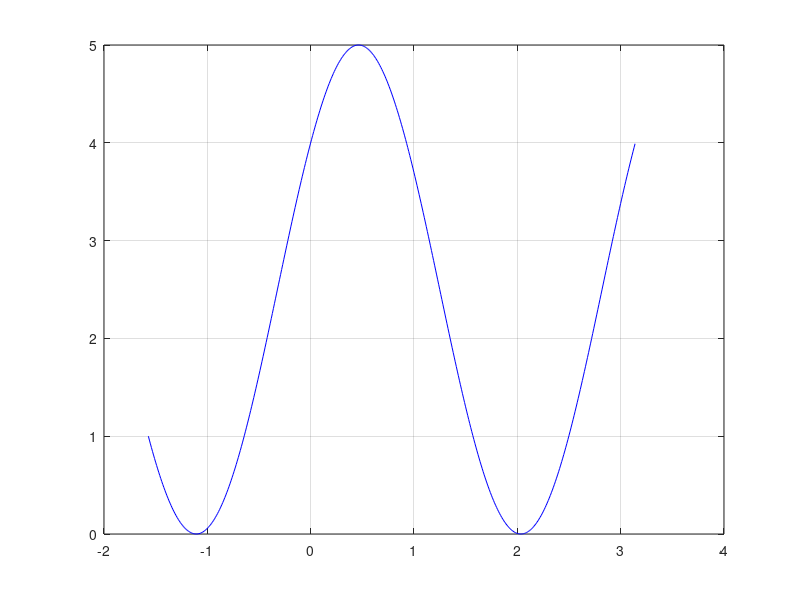

Here is the MATLAB script that generated this plot: (Note: this script raises an error after producing the figure.)
%%
x = -pi/2:0.01:pi;
y = sin(x)+2*cos(x);
figure(1)
plot(x,y.^2,'-b')
grid on

diary ~/.tmp/matlab-log/outputs
% The outputs below will be store in a tmp file.


figure(2)
t = 0:0.01:pi
v = log(t) .* abs(sin(t))
plot(t,v,'-r')
grid on

diary off


%%
diary ~/.tmp/matlab-log/outputs
% The outputs below will be store in a tmp file.

x = -3:0.1:3;
y = sinh(x)
plot(x,y,'-r')

diary off




%　这里可以写中文注释！

diary ~/.tmp/matlab-log/outputs
% The outputs below will be store in a tmp file.



diary off











